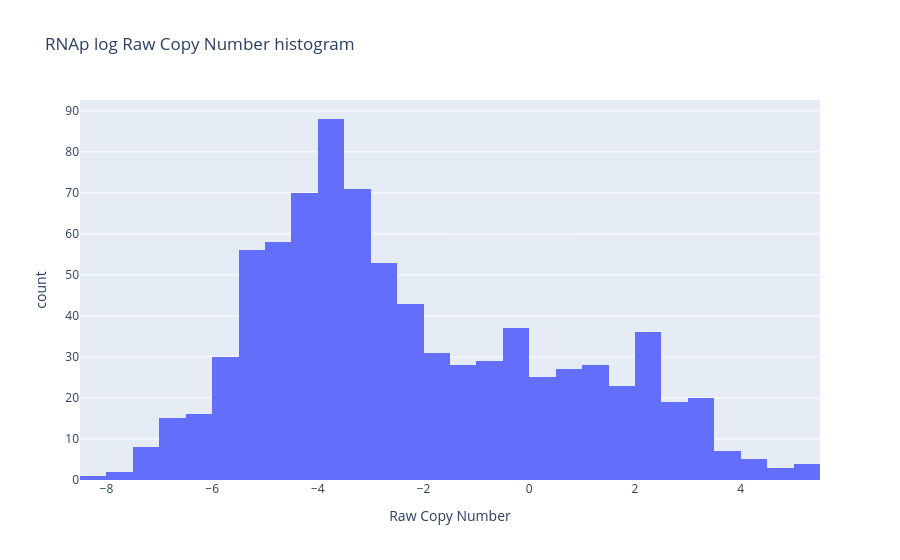

Notebook code cell kept with this figure:
### Code cell
fig2 = px.histogram(np.log(RNAp_raw_PCN), title='RNAp log Raw Copy Number histogram',x="Raw Copy Number")
fig2.show()

### Figure 1 — Plotly figure (JSON) as saved in the notebook; plotly's stock layout.template omitted (floating-point values rounded to 4 significant figures; data arrays with more than 128 entries replaced by an {"elided": "..."} marker saying what was removed)
{"data": [{"alignmentgroup": "True", "bingroup": "x", "hovertemplate": "Raw Copy Number=%{x}<br>count=%{y}<extra></extra>", "legendgroup": "", "marker": {"color": "#636efa", "pattern": {"shape": ""}}, "name": "", "offsetgroup": "", "orientation": "v", "showlegend": false, "x": {"elided": "833 float values"}, "xaxis": "x", "yaxis": "y", "type": "histogram"}], "layout": {"xaxis": {"anchor": "y", "domain": [0.0, 1.0], "title": {"text": "Raw Copy Number"}}, "yaxis": {"anchor": "x", "domain": [0.0, 1.0], "title": {"text": "count"}}, "legend": {"tracegroupgap": 0}, "title": {"text": "RNAp log Raw Copy Number histogram"}, "barmode": "relative"}}
